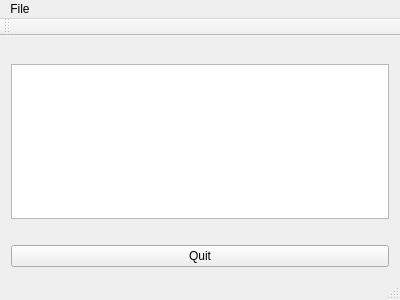
<?xml version="1.0" encoding="UTF-8"?>
<ui version="4.0">
 <class>MainWindow</class>
 <widget class="QMainWindow" name="MainWindow">
  <property name="geometry">
   <rect>
    <x>0</x>
    <y>0</y>
    <width>400</width>
    <height>300</height>
   </rect>
  </property>
  <property name="windowTitle">
   <string>MainWindow</string>
  </property>
  <widget class="QWidget" name="centralWidget">
   <layout class="QVBoxLayout" name="verticalLayout_2">
    <item>
     <spacer name="horizontalSpacer">
      <property name="orientation">
       <enum>Qt::Horizontal</enum>
      </property>
      <property name="sizeHint" stdset="0">
       <size>
        <width>373</width>
        <height>17</height>
       </size>
      </property>
     </spacer>
    </item>
    <item>
     <layout class="QVBoxLayout" name="verticalLayout">
      <item>
       <widget class="QTextEdit" name="textEditArea"/>
      </item>
      <item>
       <spacer name="horizontalSpacer_2">
        <property name="orientation">
         <enum>Qt::Horizontal</enum>
        </property>
        <property name="sizeHint" stdset="0">
         <size>
          <width>40</width>
          <height>20</height>
         </size>
        </property>
       </spacer>
      </item>
      <item>
       <widget class="QPushButton" name="quitButton">
        <property name="text">
         <string>Quit</string>
        </property>
       </widget>
      </item>
     </layout>
    </item>
   </layout>
   <zorder>textEditArea</zorder>
   <zorder>quitButton</zorder>
   <zorder>textEditArea</zorder>
   <zorder>horizontalSpacer</zorder>
   <zorder></zorder>
  </widget>
  <widget class="QMenuBar" name="menuBar">
   <property name="enabled">
    <bool>true</bool>
   </property>
   <property name="geometry">
    <rect>
     <x>0</x>
     <y>0</y>
     <width>400</width>
     <height>22</height>
    </rect>
   </property>
   <property name="layoutDirection">
    <enum>Qt::LeftToRight</enum>
   </property>
   <widget class="QMenu" name="menuFile">
    <property name="title">
     <string>File</string>
    </property>
    <addaction name="actionOpen"/>
    <addaction name="actionSave"/>
   </widget>
   <addaction name="menuFile"/>
  </widget>
  <widget class="QToolBar" name="mainToolBar">
   <attribute name="toolBarArea">
    <enum>TopToolBarArea</enum>
   </attribute>
   <attribute name="toolBarBreak">
    <bool>false</bool>
   </attribute>
  </widget>
  <widget class="QStatusBar" name="statusBar"/>
  <action name="actionOpen">
   <property name="text">
    <string>Open</string>
   </property>
  </action>
  <action name="actionSave">
   <property name="text">
    <string>Save</string>
   </property>
  </action>
 </widget>
 <layoutdefault spacing="6" margin="11"/>
 <resources/>
 <connections/>
</ui>
